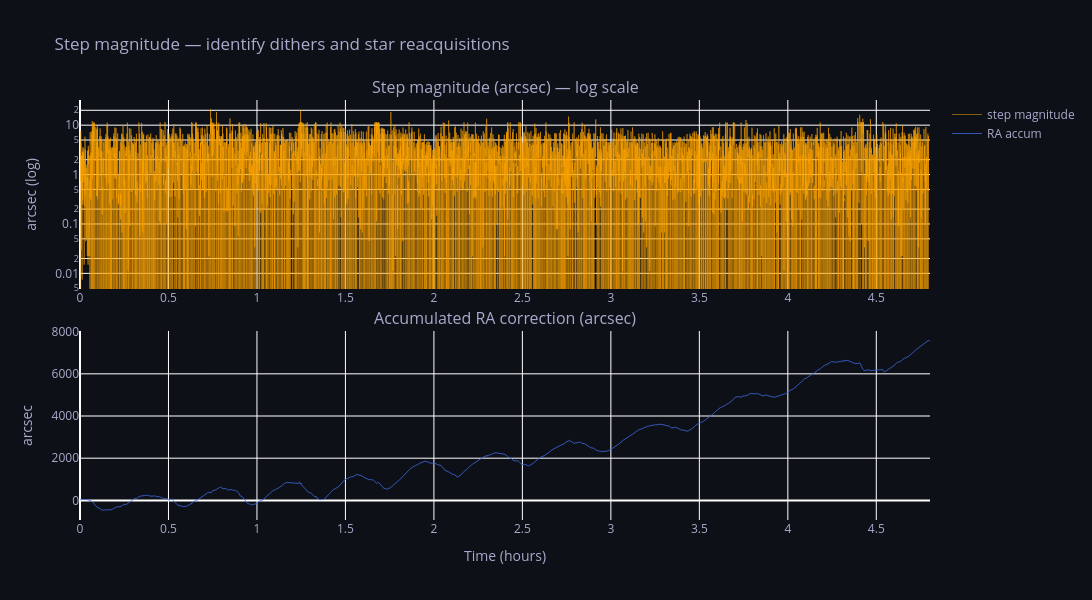
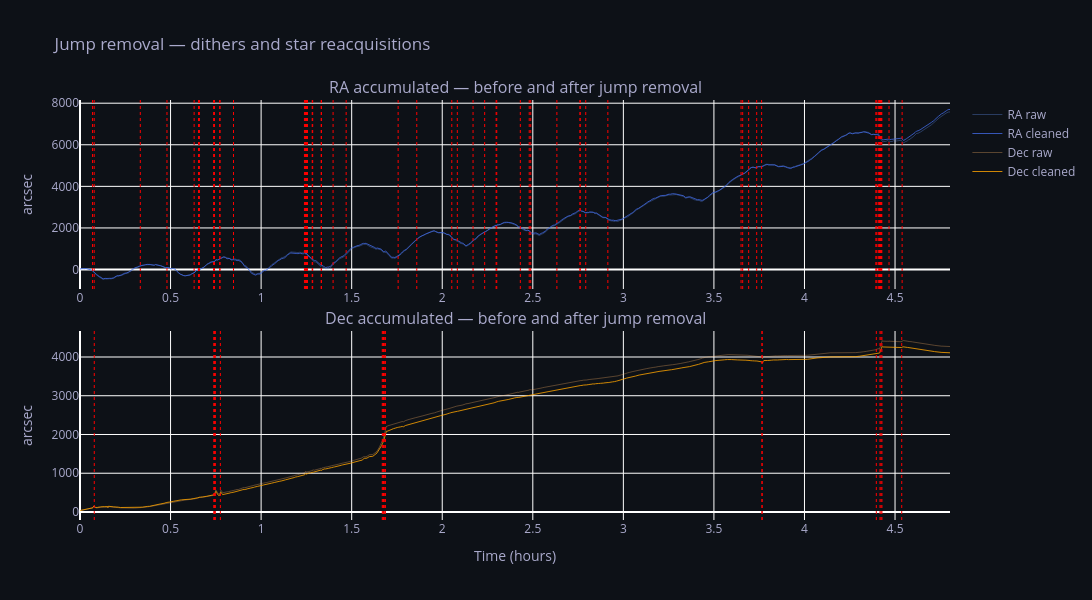

Notebook code cell kept with these figures, in order:
### Code cell
# ── Detect discontinuities in accumulated corrections ─────────────────────
# Both dithers and star reacquisitions appear as sudden jumps in the 
# per-step delta. The difference is magnitude:
#   Normal guide correction : < 5 arcsec/step
#   Dither                  : 10-100 arcsec/step  
#   Star reacquisition      : could be anything — often 100s of arcsec

ra_accum  = df['phd2_ra_accum'].values * 3600   # arcsec
dec_accum = df['phd2_dec_accum'].values * 3600

dra  = np.diff(ra_accum,  prepend=ra_accum[0])
ddec = np.diff(dec_accum, prepend=dec_accum[0])

# Total sky correction magnitude per step
step_mag = np.sqrt(dra**2 + ddec**2)

# Show distribution to find natural threshold
percentiles = [50, 75, 90, 95, 99, 99.9]
print("Step magnitude distribution (arcsec):")
for p in percentiles:
    print(f"  {p:5.1f}th percentile: {np.percentile(step_mag, p):.4f}")
print(f"  max: {step_mag.max():.4f}")
print()

# Plot step magnitude over time to visually identify events
fig = make_subplots(rows=2, cols=1,
    subplot_titles=['Step magnitude (arcsec) — log scale',
                    'Accumulated RA correction (arcsec)'],
    vertical_spacing=0.1)

t_hrs = df['t_sec'] / 3600

fig.add_trace(go.Scatter(
    x=t_hrs, y=step_mag,
    mode='lines', line=dict(color='orange', width=0.5),
    name='step magnitude'), row=1, col=1)

fig.add_trace(go.Scatter(
    x=t_hrs, y=ra_accum,
    mode='lines', line=dict(color='royalblue', width=0.8),
    name='RA accum'), row=2, col=1)

fig.update_yaxes(type='log', row=1, col=1, title_text='arcsec (log)')
fig.update_yaxes(title_text='arcsec', row=2, col=1)
fig.update_xaxes(title_text='Time (hours)', row=2, col=1)
fig.update_layout(height=600, width=1200,
    plot_bgcolor='#0d1117', paper_bgcolor='#0d1117',
    font=dict(color='#aaaacc'),
    title='Step magnitude — identify dithers and star reacquisitions')
fig.show()

# ── Clean accumulated corrections by removing all large jumps ─────────────
def remove_jumps(accum_arcsec, threshold_arcsec):
    """
    Remove all jumps larger than threshold from accumulated signal.
    Each jump is subtracted from all subsequent values.
    Returns cleaned signal and list of (index, jump_size) tuples.
    """
    delta  = np.diff(accum_arcsec, prepend=accum_arcsec[0])
    jumps  = []
    clean  = accum_arcsec.copy().astype(float)
    offset = 0.0
    
    for i in range(1, len(delta)):
        if abs(delta[i]) > threshold_arcsec:
            jumps.append((i, delta[i]))
            offset -= delta[i]
        clean[i] += offset
    
    return clean, jumps

# Use log-scale plot to pick threshold — try auto from percentiles
# Normal steps should be < 99th percentile, events are outliers
threshold = np.percentile(step_mag, 99.5)
print(f"Auto threshold (99.5th percentile): {threshold:.3f} arcsec")
print()

ra_clean,  ra_jumps  = remove_jumps(ra_accum,  threshold)
dec_clean, dec_jumps = remove_jumps(dec_accum, threshold)

print(f"Events removed from RA:  {len(ra_jumps)}")
for idx, jump in ra_jumps[:20]:
    print(f"  t={df['t_sec'].iloc[idx]/3600:.3f}h  jump={jump:+.2f}\"  "
          f"az={df['az'].iloc[idx]:.1f}°  alt={df['alt'].iloc[idx]:.1f}°")

print(f"\nEvents removed from Dec: {len(dec_jumps)}")
for idx, jump in dec_jumps[:20]:
    print(f"  t={df['t_sec'].iloc[idx]/3600:.3f}h  jump={jump:+.2f}\"  "
          f"az={df['az'].iloc[idx]:.1f}°  alt={df['alt'].iloc[idx]:.1f}°")

# Store cleaned versions
df['ra_clean_arcsec']  = ra_clean
df['dec_clean_arcsec'] = dec_clean

# Plot before/after
fig2 = make_subplots(rows=2, cols=1,
    subplot_titles=['RA accumulated — before and after jump removal',
                    'Dec accumulated — before and after jump removal'],
    vertical_spacing=0.1)

fig2.add_trace(go.Scatter(x=t_hrs, y=ra_accum,
    mode='lines', line=dict(color='rgba(100,150,255,0.4)', width=0.8),
    name='RA raw'), row=1, col=1)
fig2.add_trace(go.Scatter(x=t_hrs, y=ra_clean,
    mode='lines', line=dict(color='royalblue', width=0.8),
    name='RA cleaned'), row=1, col=1)

fig2.add_trace(go.Scatter(x=t_hrs, y=dec_accum,
    mode='lines', line=dict(color='rgba(255,180,100,0.4)', width=0.8),
    name='Dec raw'), row=2, col=1)
fig2.add_trace(go.Scatter(x=t_hrs, y=dec_clean,
    mode='lines', line=dict(color='orange', width=0.8),
    name='Dec cleaned'), row=2, col=1)

# Mark jump locations
for idx, _ in ra_jumps:
    fig2.add_vline(x=df['t_sec'].iloc[idx]/3600,
                   line=dict(color='red', width=1, dash='dot'), row=1, col=1)
for idx, _ in dec_jumps:
    fig2.add_vline(x=df['t_sec'].iloc[idx]/3600,
                   line=dict(color='red', width=1, dash='dot'), row=2, col=1)

fig2.update_yaxes(title_text='arcsec')
fig2.update_xaxes(title_text='Time (hours)', row=2, col=1)
fig2.update_layout(height=600, width=1200,
    plot_bgcolor='#0d1117', paper_bgcolor='#0d1117',
    font=dict(color='#aaaacc'),
    title='Jump removal — dithers and star reacquisitions')
fig2.show()

### Figure 1 — Plotly figure (JSON) as saved in the notebook; plotly's stock layout.template omitted (floating-point values rounded to 4 significant figures; data arrays with more than 128 entries replaced by an {"elided": "..."} marker saying what was removed)
{"data": [{"line": {"color": "orange", "width": 0.5}, "mode": "lines", "name": "step magnitude", "type": "scatter", "x": {"elided": "17098 float values"}, "xaxis": "x", "y": {"elided": "17098 float values"}, "yaxis": "y"}, {"line": {"color": "royalblue", "width": 0.8}, "mode": "lines", "name": "RA accum", "type": "scatter", "x": {"elided": "17098 float values"}, "xaxis": "x2", "y": {"elided": "17098 float values"}, "yaxis": "y2"}], "layout": {"annotations": [{"font": {"size": 16}, "showarrow": false, "text": "Step magnitude (arcsec) — log scale", "x": 0.5, "xanchor": "center", "xref": "paper", "y": 1, "yanchor": "bottom", "yref": "paper"}, {"font": {"size": 16}, "showarrow": false, "text": "Accumulated RA correction (arcsec)", "x": 0.5, "xanchor": "center", "xref": "paper", "y": 0.45, "yanchor": "bottom", "yref": "paper"}], "font": {"color": "#aaaacc"}, "height": 600, "paper_bgcolor": "#0d1117", "plot_bgcolor": "#0d1117", "title": {"text": "Step magnitude — identify dithers and star reacquisitions"}, "width": 1200, "xaxis": {"anchor": "y", "domain": [0, 1]}, "xaxis2": {"anchor": "y2", "domain": [0, 1], "title": {"text": "Time (hours)"}}, "yaxis": {"anchor": "x", "domain": [0.55, 1], "title": {"text": "arcsec (log)"}, "type": "log"}, "yaxis2": {"anchor": "x2", "domain": [0, 0.45], "title": {"text": "arcsec"}}}}

### Figure 2 — Plotly figure (JSON) as saved in the notebook; plotly's stock layout.template omitted (floating-point values rounded to 4 significant figures; data arrays with more than 128 entries replaced by an {"elided": "..."} marker saying what was removed)
{"data": [{"line": {"color": "rgba(100,150,255,0.4)", "width": 0.8}, "mode": "lines", "name": "RA raw", "type": "scatter", "x": {"elided": "17098 float values"}, "xaxis": "x", "y": {"elided": "17098 float values"}, "yaxis": "y"}, {"line": {"color": "royalblue", "width": 0.8}, "mode": "lines", "name": "RA cleaned", "type": "scatter", "x": {"elided": "17098 float values"}, "xaxis": "x", "y": {"elided": "17098 float values"}, "yaxis": "y"}, {"line": {"color": "rgba(255,180,100,0.4)", "width": 0.8}, "mode": "lines", "name": "Dec raw", "type": "scatter", "x": {"elided": "17098 float values"}, "xaxis": "x2", "y": {"elided": "17098 float values"}, "yaxis": "y2"}, {"line": {"color": "orange", "width": 0.8}, "mode": "lines", "name": "Dec cleaned", "type": "scatter", "x": {"elided": "17098 float values"}, "xaxis": "x2", "y": {"elided": "17098 float values"}, "yaxis": "y2"}], "layout": {"annotations": [{"font": {"size": 16}, "showarrow": false, "text": "RA accumulated — before and after jump removal", "x": 0.5, "xanchor": "center", "xref": "paper", "y": 1, "yanchor": "bottom", "yref": "paper"}, {"font": {"size": 16}, "showarrow": false, "text": "Dec accumulated — before and after jump removal", "x": 0.5, "xanchor": "center", "xref": "paper", "y": 0.45, "yanchor": "bottom", "yref": "paper"}], "font": {"color": "#aaaacc"}, "height": 600, "paper_bgcolor": "#0d1117", "plot_bgcolor": "#0d1117", "shapes": [{"line": {"color": "red", "dash": "dot", "width": 1}, "type": "line", "x0": 0.06926, "x1": 0.06926, "xref": "x", "y0": 0, "y1": 1, "yref": "y domain"}, {"line": {"color": "red", "dash": "dot", "width": 1}, "type": "line", "x0": 0.07829, "x1": 0.07829, "xref": "x", "y0": 0, "y1": 1, "yref": "y domain"}, {"line": {"color": "red", "dash": "dot", "width": 1}, "type": "line", "x0": 0.3329, "x1": 0.3329, "xref": "x", "y0": 0, "y1": 1, "yref": "y domain"}, {"line": {"color": "red", "dash": "dot", "width": 1}, "type": "line", "x0": 0.4802, "x1": 0.4802, "xref": "x", "y0": 0, "y1": 1, "yref": "y domain"}, {"line": {"color": "red", "dash": "dot", "width": 1}, "type": "line", "x0": 0.6302, "x1": 0.6302, "xref": "x", "y0": 0, "y1": 1, "yref": "y domain"}, {"line": {"color": "red", "dash": "dot", "width": 1}, "type": "line", "x0": 0.6551, "x1": 0.6551, "xref": "x", "y0": 0, "y1": 1, "yref": "y domain"}, {"line": {"color": "red", "dash": "dot", "width": 1}, "type": "line", "x0": 0.6562, "x1": 0.6562, "xref": "x", "y0": 0, "y1": 1, "yref": "y domain"}, {"line": {"color": "red", "dash": "dot", "width": 1}, "type": "line", "x0": 0.6565, "x1": 0.6565, "xref": "x", "y0": 0, "y1": 1, "yref": "y domain"}, {"line": {"color": "red", "dash": "dot", "width": 1}, "type": "line", "x0": 0.6587, "x1": 0.6587, "xref": "x", "y0": 0, "y1": 1, "yref": "y domain"}, {"line": {"color": "red", "dash": "dot", "width": 1}, "type": "line", "x0": 0.7377, "x1": 0.7377, "xref": "x", "y0": 0, "y1": 1, "yref": "y domain"}, {"line": {"color": "red", "dash": "dot", "width": 1}, "type": "line", "x0": 0.7425, "x1": 0.7425, "xref": "x", "y0": 0, "y1": 1, "yref": "y domain"}, {"line": {"color": "red", "dash": "dot", "width": 1}, "type": "line", "x0": 0.7714, "x1": 0.7714, "xref": "x", "y0": 0, "y1": 1, "yref": "y domain"}, {"line": {"color": "red", "dash": "dot", "width": 1}, "type": "line", "x0": 0.773, "x1": 0.773, "xref": "x", "y0": 0, "y1": 1, "yref": "y domain"}, {"line": {"color": "red", "dash": "dot", "width": 1}, "type": "line", "x0": 0.8475, "x1": 0.8475, "xref": "x", "y0": 0, "y1": 1, "yref": "y domain"}, {"line": {"color": "red", "dash": "dot", "width": 1}, "type": "line", "x0": 1.239, "x1": 1.239, "xref": "x", "y0": 0, "y1": 1, "yref": "y domain"}, {"line": {"color": "red", "dash": "dot", "width": 1}, "type": "line", "x0": 1.245, "x1": 1.245, "xref": "x", "y0": 0, "y1": 1, "yref": "y domain"}, {"line": {"color": "red", "dash": "dot", "width": 1}, "type": "line", "x0": 1.247, "x1": 1.247, "xref": "x", "y0": 0, "y1": 1, "yref": "y domain"}, {"line": {"color": "red", "dash": "dot", "width": 1}, "type": "line", "x0": 1.25, "x1": 1.25, "xref": "x", "y0": 0, "y1": 1, "yref": "y domain"}, {"line": {"color": "red", "dash": "dot", "width": 1}, "type": "line", "x0": 1.251, "x1": 1.251, "xref": "x", "y0": 0, "y1": 1, "yref": "y domain"}, {"line": {"color": "red", "dash": "dot", "width": 1}, "type": "line", "x0": 1.253, "x1": 1.253, "xref": "x", "y0": 0, "y1": 1, "yref": "y domain"}, {"line": {"color": "red", "dash": "dot", "width": 1}, "type": "line", "x0": 1.253, "x1": 1.253, "xref": "x", "y0": 0, "y1": 1, "yref": "y domain"}, {"line": {"color": "red", "dash": "dot", "width": 1}, "type": "line", "x0": 1.254, "x1": 1.254, "xref": "x", "y0": 0, "y1": 1, "yref": "y domain"}, {"line": {"color": "red", "dash": "dot", "width": 1}, "type": "line", "x0": 1.255, "x1": 1.255, "xref": "x", "y0": 0, "y1": 1, "yref": "y domain"}, {"line": {"color": "red", "dash": "dot", "width": 1}, "type": "line", "x0": 1.282, "x1": 1.282, "xref": "x", "y0": 0, "y1": 1, "yref": "y domain"}, {"line": {"color": "red", "dash": "dot", "width": 1}, "type": "line", "x0": 1.285, "x1": 1.285, "xref": "x", "y0": 0, "y1": 1, "yref": "y domain"}, {"line": {"color": "red", "dash": "dot", "width": 1}, "type": "line", "x0": 1.332, "x1": 1.332, "xref": "x", "y0": 0, "y1": 1, "yref": "y domain"}, {"line": {"color": "red", "dash": "dot", "width": 1}, "type": "line", "x0": 1.333, "x1": 1.333, "xref": "x", "y0": 0, "y1": 1, "yref": "y domain"}, {"line": {"color": "red", "dash": "dot", "width": 1}, "type": "line", "x0": 1.397, "x1": 1.397, "xref": "x", "y0": 0, "y1": 1, "yref": "y domain"}, {"line": {"color": "red", "dash": "dot", "width": 1}, "type": "line", "x0": 1.47, "x1": 1.47, "xref": "x", "y0": 0, "y1": 1, "yref": "y domain"}, {"line": {"color": "red", "dash": "dot", "width": 1}, "type": "line", "x0": 1.756, "x1": 1.756, "xref": "x", "y0": 0, "y1": 1, "yref": "y domain"}, {"line": {"color": "red", "dash": "dot", "width": 1}, "type": "line", "x0": 1.859, "x1": 1.859, "xref": "x", "y0": 0, "y1": 1, "yref": "y domain"}, {"line": {"color": "red", "dash": "dot", "width": 1}, "type": "line", "x0": 2.053, "x1": 2.053, "xref": "x", "y0": 0, "y1": 1, "yref": "y domain"}, {"line": {"color": "red", "dash": "dot", "width": 1}, "type": "line", "x0": 2.083, "x1": 2.083, "xref": "x", "y0": 0, "y1": 1, "yref": "y domain"}, {"line": {"color": "red", "dash": "dot", "width": 1}, "type": "line", "x0": 2.17, "x1": 2.17, "xref": "x", "y0": 0, "y1": 1, "yref": "y domain"}, {"line": {"color": "red", "dash": "dot", "width": 1}, "type": "line", "x0": 2.234, "x1": 2.234, "xref": "x", "y0": 0, "y1": 1, "yref": "y domain"}, {"line": {"color": "red", "dash": "dot", "width": 1}, "type": "line", "x0": 2.298, "x1": 2.298, "xref": "x", "y0": 0, "y1": 1, "yref": "y domain"}, {"line": {"color": "red", "dash": "dot", "width": 1}, "type": "line", "x0": 2.301, "x1": 2.301, "xref": "x", "y0": 0, "y1": 1, "yref": "y domain"}, {"line": {"color": "red", "dash": "dot", "width": 1}, "type": "line", "x0": 2.431, "x1": 2.431, "xref": "x", "y0": 0, "y1": 1, "yref": "y domain"}, {"line": {"color": "red", "dash": "dot", "width": 1}, "type": "line", "x0": 2.48, "x1": 2.48, "xref": "x", "y0": 0, "y1": 1, "yref": "y domain"}, {"line": {"color": "red", "dash": "dot", "width": 1}, "type": "line", "x0": 2.489, "x1": 2.489, "xref": "x", "y0": 0, "y1": 1, "yref": "y domain"}, {"line": {"color": "red", "dash": "dot", "width": 1}, "type": "line", "x0": 2.633, "x1": 2.633, "xref": "x", "y0": 0, "y1": 1, "yref": "y domain"}, {"line": {"color": "red", "dash": "dot", "width": 1}, "type": "line", "x0": 2.761, "x1": 2.761, "xref": "x", "y0": 0, "y1": 1, "yref": "y domain"}, {"line": {"color": "red", "dash": "dot", "width": 1}, "type": "line", "x0": 2.761, "x1": 2.761, "xref": "x", "y0": 0, "y1": 1, "yref": "y domain"}, {"line": {"color": "red", "dash": "dot", "width": 1}, "type": "line", "x0": 2.792, "x1": 2.792, "xref": "x", "y0": 0, "y1": 1, "yref": "y domain"}, {"line": {"color": "red", "dash": "dot", "width": 1}, "type": "line", "x0": 2.914, "x1": 2.914, "xref": "x", "y0": 0, "y1": 1, "yref": "y domain"}, {"line": {"color": "red", "dash": "dot", "width": 1}, "type": "line", "x0": 3.65, "x1": 3.65, "xref": "x", "y0": 0, "y1": 1, "yref": "y domain"}, {"line": {"color": "red", "dash": "dot", "width": 1}, "type": "line", "x0": 3.659, "x1": 3.659, "xref": "x", "y0": 0, "y1": 1, "yref": "y domain"}, {"line": {"color": "red", "dash": "dot", "width": 1}, "type": "line", "x0": 3.692, "x1": 3.692, "xref": "x", "y0": 0, "y1": 1, "yref": "y domain"}, {"line": {"color": "red", "dash": "dot", "width": 1}, "type": "line", "x0": 3.736, "x1": 3.736, "xref": "x", "y0": 0, "y1": 1, "yref": "y domain"}, {"line": {"color": "red", "dash": "dot", "width": 1}, "type": "line", "x0": 3.763, "x1": 3.763, "xref": "x", "y0": 0, "y1": 1, "yref": "y domain"}, {"line": {"color": "red", "dash": "dot", "width": 1}, "type": "line", "x0": 4.395, "x1": 4.395, "xref": "x", "y0": 0, "y1": 1, "yref": "y domain"}, {"line": {"color": "red", "dash": "dot", "width": 1}, "type": "line", "x0": 4.396, "x1": 4.396, "xref": "x", "y0": 0, "y1": 1, "yref": "y domain"}, {"line": {"color": "red", "dash": "dot", "width": 1}, "type": "line", "x0": 4.407, "x1": 4.407, "xref": "x", "y0": 0, "y1": 1, "yref": "y domain"}, {"line": {"color": "red", "dash": "dot", "width": 1}, "type": "line", "x0": 4.411, "x1": 4.411, "xref": "x", "y0": 0, "y1": 1, "yref": "y domain"}, {"line": {"color": "red", "dash": "dot", "width": 1}, "type": "line", "x0": 4.413, "x1": 4.413, "xref": "x", "y0": 0, "y1": 1, "yref": "y domain"}, {"line": {"color": "red", "dash": "dot", "width": 1}, "type": "line", "x0": 4.414, "x1": 4.414, "xref": "x", "y0": 0, "y1": 1, "yref": "y domain"}, {"line": {"color": "red", "dash": "dot", "width": 1}, "type": "line", "x0": 4.415, "x1": 4.415, "xref": "x", "y0": 0, "y1": 1, "yref": "y domain"}, {"line": {"color": "red", "dash": "dot", "width": 1}, "type": "line", "x0": 4.416, "x1": 4.416, "xref": "x", "y0": 0, "y1": 1, "yref": "y domain"}, {"line": {"color": "red", "dash": "dot", "width": 1}, "type": "line", "x0": 4.418, "x1": 4.418, "xref": "x", "y0": 0, "y1": 1, "yref": "y domain"}, {"line": {"color": "red", "dash": "dot", "width": 1}, "type": "line", "x0": 4.42, "x1": 4.42, "xref": "x", "y0": 0, "y1": 1, "yref": "y domain"}, {"line": {"color": "red", "dash": "dot", "width": 1}, "type": "line", "x0": 4.421, "x1": 4.421, "xref": "x", "y0": 0, "y1": 1, "yref": "y domain"}, {"line": {"color": "red", "dash": "dot", "width": 1}, "type": "line", "x0": 4.423, "x1": 4.423, "xref": "x", "y0": 0, "y1": 1, "yref": "y domain"}, {"line": {"color": "red", "dash": "dot", "width": 1}, "type": "line", "x0": 4.425, "x1": 4.425, "xref": "x", "y0": 0, "y1": 1, "yref": "y domain"}, {"line": {"color": "red", "dash": "dot", "width": 1}, "type": "line", "x0": 4.427, "x1": 4.427, "xref": "x", "y0": 0, "y1": 1, "yref": "y domain"}, {"line": {"color": "red", "dash": "dot", "width": 1}, "type": "line", "x0": 4.467, "x1": 4.467, "xref": "x", "y0": 0, "y1": 1, "yref": "y domain"}, {"line": {"color": "red", "dash": "dot", "width": 1}, "type": "line", "x0": 4.539, "x1": 4.539, "xref": "x", "y0": 0, "y1": 1, "yref": "y domain"}, {"line": {"color": "red", "dash": "dot", "width": 1}, "type": "line", "x0": 0.07885, "x1": 0.07885, "xref": "x2", "y0": 0, "y1": 1, "yref": "y2 domain"}, {"line": {"color": "red", "dash": "dot", "width": 1}, "type": "line", "x0": 0.7385, "x1": 0.7385, "xref": "x2", "y0": 0, "y1": 1, "yref": "y2 domain"}, {"line": {"color": "red", "dash": "dot", "width": 1}, "type": "line", "x0": 0.7433, "x1": 0.7433, "xref": "x2", "y0": 0, "y1": 1, "yref": "y2 domain"}, {"line": {"color": "red", "dash": "dot", "width": 1}, "type": "line", "x0": 0.745, "x1": 0.745, "xref": "x2", "y0": 0, "y1": 1, "yref": "y2 domain"}, {"line": {"color": "red", "dash": "dot", "width": 1}, "type": "line", "x0": 0.7467, "x1": 0.7467, "xref": "x2", "y0": 0, "y1": 1, "yref": "y2 domain"}, {"line": {"color": "red", "dash": "dot", "width": 1}, "type": "line", "x0": 0.7749, "x1": 0.7749, "xref": "x2", "y0": 0, "y1": 1, "yref": "y2 domain"}, {"line": {"color": "red", "dash": "dot", "width": 1}, "type": "line", "x0": 1.669, "x1": 1.669, "xref": "x2", "y0": 0, "y1": 1, "yref": "y2 domain"}, {"line": {"color": "red", "dash": "dot", "width": 1}, "type": "line", "x0": 1.673, "x1": 1.673, "xref": "x2", "y0": 0, "y1": 1, "yref": "y2 domain"}, {"line": {"color": "red", "dash": "dot", "width": 1}, "type": "line", "x0": 1.674, "x1": 1.674, "xref": "x2", "y0": 0, "y1": 1, "yref": "y2 domain"}, {"line": {"color": "red", "dash": "dot", "width": 1}, "type": "line", "x0": 1.675, "x1": 1.675, "xref": "x2", "y0": 0, "y1": 1, "yref": "y2 domain"}, {"line": {"color": "red", "dash": "dot", "width": 1}, "type": "line", "x0": 1.676, "x1": 1.676, "xref": "x2", "y0": 0, "y1": 1, "yref": "y2 domain"}, {"line": {"color": "red", "dash": "dot", "width": 1}, "type": "line", "x0": 1.682, "x1": 1.682, "xref": "x2", "y0": 0, "y1": 1, "yref": "y2 domain"}, {"line": {"color": "red", "dash": "dot", "width": 1}, "type": "line", "x0": 1.686, "x1": 1.686, "xref": "x2", "y0": 0, "y1": 1, "yref": "y2 domain"}, {"line": {"color": "red", "dash": "dot", "width": 1}, "type": "line", "x0": 3.766, "x1": 3.766, "xref": "x2", "y0": 0, "y1": 1, "yref": "y2 domain"}, {"line": {"color": "red", "dash": "dot", "width": 1}, "type": "line", "x0": 3.766, "x1": 3.766, "xref": "x2", "y0": 0, "y1": 1, "yref": "y2 domain"}, {"line": {"color": "red", "dash": "dot", "width": 1}, "type": "line", "x0": 4.397, "x1": 4.397, "xref": "x2", "y0": 0, "y1": 1, "yref": "y2 domain"}, {"line": {"color": "red", "dash": "dot", "width": 1}, "type": "line", "x0": 4.417, "x1": 4.417, "xref": "x2", "y0": 0, "y1": 1, "yref": "y2 domain"}, {"line": {"color": "red", "dash": "dot", "width": 1}, "type": "line", "x0": 4.423, "x1": 4.423, "xref": "x2", "y0": 0, "y1": 1, "yref": "y2 domain"}, {"line": {"color": "red", "dash": "dot", "width": 1}, "type": "line", "x0": 4.428, "x1": 4.428, "xref": "x2", "y0": 0, "y1": 1, "yref": "y2 domain"}, {"line": {"color": "red", "dash": "dot", "width": 1}, "type": "line", "x0": 4.537, "x1": 4.537, "xref": "x2", "y0": 0, "y1": 1, "yref": "y2 domain"}], "title": {"text": "Jump removal — dithers and star reacquisitions"}, "width": 1200, "xaxis": {"anchor": "y", "domain": [0, 1]}, "xaxis2": {"anchor": "y2", "domain": [0, 1], "title": {"text": "Time (hours)"}}, "yaxis": {"anchor": "x", "domain": [0.55, 1], "title": {"text": "arcsec"}}, "yaxis2": {"anchor": "x2", "domain": [0, 0.45], "title": {"text": "arcsec"}}}}
